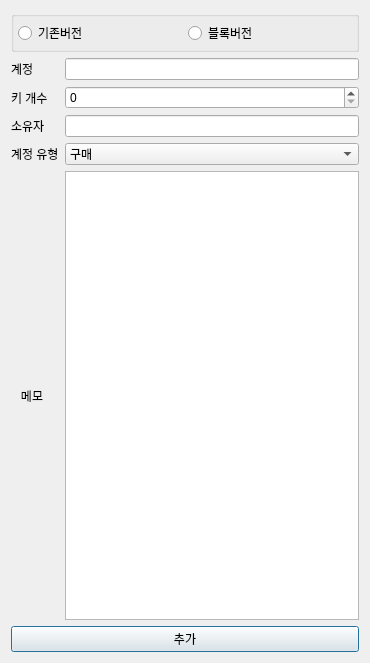
<?xml version="1.0" encoding="UTF-8"?>
<ui version="4.0">
 <class>Dialog</class>
 <widget class="QDialog" name="Dialog">
  <property name="geometry">
   <rect>
    <x>0</x>
    <y>0</y>
    <width>370</width>
    <height>663</height>
   </rect>
  </property>
  <property name="windowTitle">
   <string>Dialog</string>
  </property>
  <layout class="QHBoxLayout" name="horizontalLayout">
   <item>
    <layout class="QVBoxLayout" name="verticalLayout">
     <property name="rightMargin">
      <number>0</number>
     </property>
     <item>
      <widget class="QGroupBox" name="groupBox">
       <property name="title">
        <string/>
       </property>
       <layout class="QHBoxLayout" name="horizontalLayout_2">
        <property name="leftMargin">
         <number>4</number>
        </property>
        <property name="topMargin">
         <number>4</number>
        </property>
        <property name="rightMargin">
         <number>4</number>
        </property>
        <property name="bottomMargin">
         <number>4</number>
        </property>
        <item>
         <widget class="QRadioButton" name="BT_old_version">
          <property name="text">
           <string>기존버전</string>
          </property>
         </widget>
        </item>
        <item>
         <widget class="QRadioButton" name="BT_block_version_2">
          <property name="text">
           <string>블록버전</string>
          </property>
         </widget>
        </item>
       </layout>
      </widget>
     </item>
     <item>
      <layout class="QGridLayout" name="gridLayout" rowstretch="0,0,0,0,0">
       <item row="3" column="0">
        <widget class="QLabel" name="label_4">
         <property name="text">
          <string>계정 유형</string>
         </property>
        </widget>
       </item>
       <item row="2" column="2">
        <widget class="QLineEdit" name="LE_owner"/>
       </item>
       <item row="4" column="2">
        <widget class="QTextEdit" name="TE_memo"/>
       </item>
       <item row="0" column="0">
        <widget class="QLabel" name="label">
         <property name="text">
          <string>계정</string>
         </property>
        </widget>
       </item>
       <item row="0" column="2">
        <widget class="QLineEdit" name="LE_account">
         <property name="enabled">
          <bool>true</bool>
         </property>
        </widget>
       </item>
       <item row="1" column="2">
        <widget class="QSpinBox" name="SB_keyCount"/>
       </item>
       <item row="1" column="0">
        <widget class="QLabel" name="label_2">
         <property name="text">
          <string>키 개수</string>
         </property>
        </widget>
       </item>
       <item row="4" column="0">
        <widget class="QLabel" name="label_5">
         <property name="text">
          <string>   메모</string>
         </property>
        </widget>
       </item>
       <item row="2" column="0">
        <widget class="QLabel" name="label_3">
         <property name="text">
          <string>소유자</string>
         </property>
        </widget>
       </item>
       <item row="3" column="2">
        <widget class="QComboBox" name="CB_category">
         <item>
          <property name="text">
           <string>구매</string>
          </property>
         </item>
         <item>
          <property name="text">
           <string>무상</string>
          </property>
         </item>
         <item>
          <property name="text">
           <string>임시</string>
          </property>
         </item>
        </widget>
       </item>
      </layout>
     </item>
     <item>
      <widget class="QPushButton" name="BT_addAccount">
       <property name="text">
        <string>추가</string>
       </property>
      </widget>
     </item>
    </layout>
   </item>
  </layout>
 </widget>
 <resources/>
 <connections/>
</ui>
